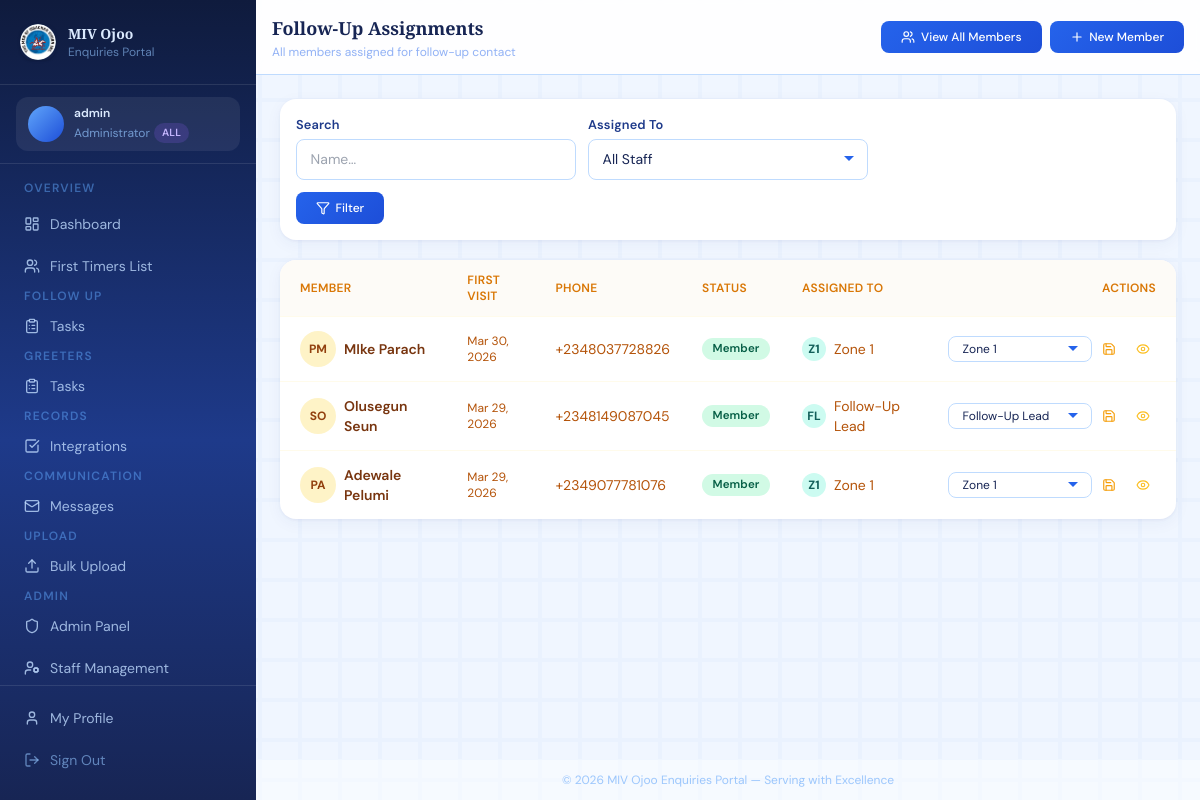
The page /follow-ups/ (signed in) on the database as committed earlier.
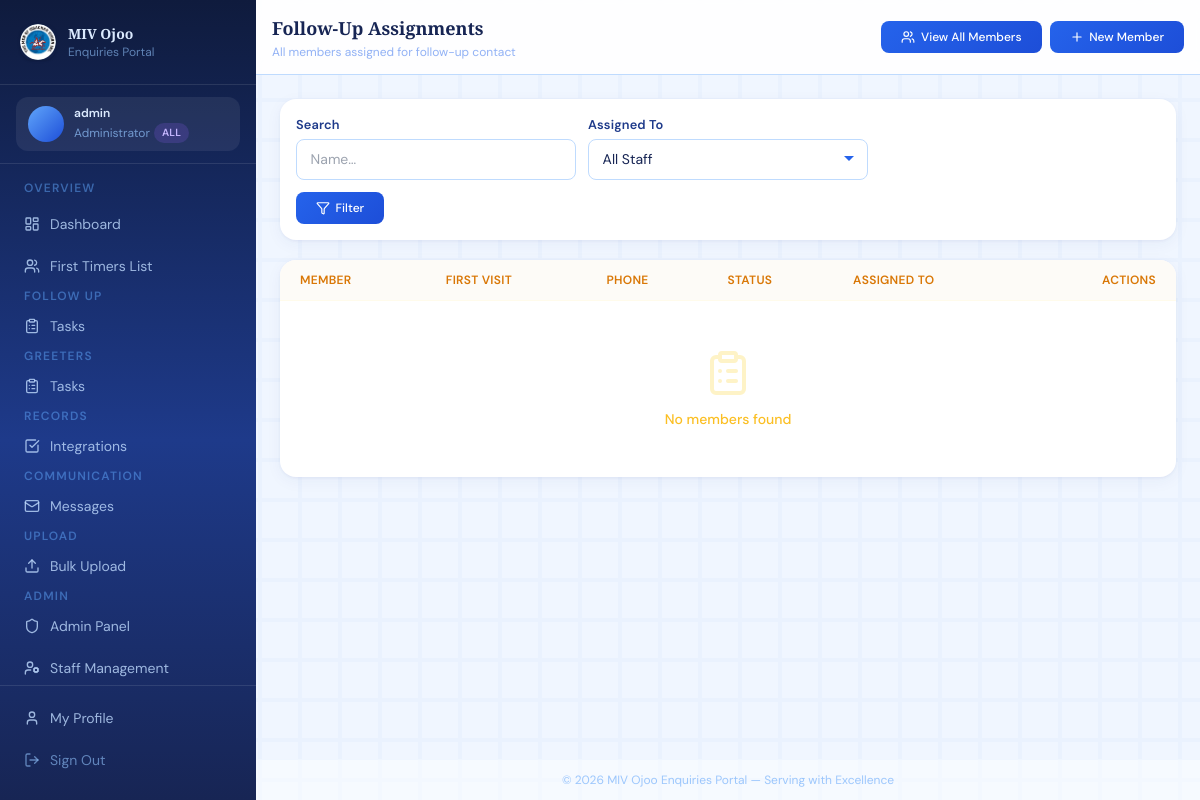
The same page on the database as committed later.
### enquiries/models.py (models this page shows, shortened)
class Member(models.Model):
    GENDER_CHOICES = [('M', 'Male'), ('F', 'Female')]
    STATUS_CHOICES = [
        ('new', 'New Visitor'),
        ('integrated', 'Member'),
        ('inactive', 'Inactive'),
    ]
    MARITAL_CHOICES = [
        ('single', 'Single'),
        ('married', 'Married'),
        ('divorced', 'Divorced'),
        ('widowed', 'Widowed'),
    ]
    AGE_BRACKET_CHOICES = [
        ('under_18', 'Under 18'),
        ('18_25', '18 – 25'),
        ('26_35', '26 – 35'),
        ('36_45', '36 – 45'),
        ('46_55', '46 – 55'),
        ('56_65', '56 – 65'),
        ('above_65', 'Above 65'),
    ]
    BORN_AGAIN_CHOICES = [
        ('yes', 'Yes'),
        ('no', 'No'),
        ('not_sure', 'Not Sure'),
    ]
    JOINING_CHOICES = [
        ('yes', 'Yes'),
        ('no', 'No'),
        ('considering', 'Still Considering'),
    ]
    VISIT_TIME_CHOICES = [
        ('weekday_morning', 'Weekday Morning'),
        ('weekday_afternoon', 'Weekday Afternoon'),
        ('weekday_evening', 'Weekday Evening'),
        ('saturday_morning', 'Saturday Morning'),
        ('saturday_afternoon', 'Saturday Afternoon'),
        ('sunday_after_service', 'Sunday After Service'),
    ]
    first_name = models.CharField(max_length=100)
    last_name = models.CharField(max_length=100)
    email = models.EmailField(unique=True, null=True, blank=True)
    phone = models.CharField(max_length=20, null=True, blank=True)
    whatsapp = models.CharField(max_length=20, null=True, blank=True)
    gender = models.CharField(max_length=1, choices=GENDER_CHOICES, null=True, blank=True)
    date_of_birth = models.DateField(null=True, blank=True)
    age_bracket = models.CharField(
        max_length=20, choices=AGE_BRACKET_CHOICES, null=True, blank=True
    )
    marital_status = models.CharField(
        max_length=20, choices=MARITAL_CHOICES, null=True, blank=True
    )
    address = models.TextField(null=True, blank=True)
    vocation_address = models.TextField(null=True, blank=True)
    occupation = models.CharField(max_length=100, null=True, blank=True)
    status = models.CharField(max_length=20, choices=STATUS_CHOICES, default='new')
    first_visit_date = models.DateField(default=timezone.now)
    how_did_you_hear = models.CharField(max_length=200, null=True, blank=True)
    previous_church = models.CharField(max_length=200, null=True, blank=True)
    invitee = models.CharField(
        max_length=200, null=True, blank=True,
        help_text="Name of the person who invited this visitor"
    )
    is_born_again = models.CharField(
        max_length=10, choices=BORN_AGAIN_CHOICES, null=True, blank=True
    )
    joining_church = models.CharField(
        max_length=20, choices=JOINING_CHOICES, null=True, blank=True
    )
    preferred_visit_time = models.CharField(
        max_length=30, choices=VISIT_TIME_CHOICES, null=True, blank=True
    )
    prayer_requests = models.TextField(null=True, blank=True)
    observation = models.TextField(
        null=True, blank=True,
        help_text="Staff observations about the visitor"
    )
    interests = models.ManyToManyField(
        'Ministry', blank=True, related_name='interested_members'
    )
    assigned_to = models.ForeignKey(
        User, on_delete=models.SET_NULL, null=True, blank=True,
        related_name='assigned_members',
        help_text="Staff member responsible for follow-up / visitation"
    )
    greeter_assigned_to = models.ForeignKey(
        User, on_delete=models.SET_NULL, null=True, blank=True,
        related_name='greeter_assigned_members',
        help_text="Greeter staff member assigned to welcome this visitor"
    )
    created_by = models.ForeignKey(
        User, on_delete=models.SET_NULL, null=True, blank=True,
        related_name='created_members'
    )
    created_at = models.DateTimeField(auto_now_add=True)
    updated_at = models.DateTimeField(auto_now=True)
    notes = models.TextField(null=True, blank=True)
    profile_photo = models.ImageField(upload_to='members/', null=True, blank=True)
    is_baptized = models.BooleanField(default=False)
    is_active = models.BooleanField(default=True)
    is_contacted = models.BooleanField(default=False)
    contacted_at = models.DateTimeField(null=True, blank=True)
    class Meta:
        ordering = ['-created_at']
    def get_full_name(self):
        return f"{self.last_name} {self.first_name}"
    @property
    def initials(self):
        return f"{self.first_name[0]}{self.last_name[0]}".upper()

### enquiries/views.py (the view)
# urls.py: path('follow-ups/', views.followup_list, name='followup_list'),
@login_required
def followup_list(request):
    if get_section(request.user) == 'greeters' and not can_see_all(request.user):
        messages.error(request, 'Follow-ups are managed by the Follow-Up section.')
        return redirect('dashboard')
    qs = Member.objects.filter(is_active=True).select_related('assigned_to')
    if not can_see_all(request.user) and not is_section_admin(request.user):
        qs = qs.filter(assigned_to=request.user)
    search          = request.GET.get('search', '')
    status_filter   = request.GET.get('status', '')
    assigned_filter = request.GET.get('assigned', '')
    if search:
        qs = qs.filter(Q(first_name__icontains=search) | Q(last_name__icontains=search))
    if status_filter:
        qs = qs.filter(status=status_filter)
    if assigned_filter:
        qs = qs.filter(assigned_to_id=assigned_filter)
    unassigned_count = Member.objects.filter(is_active=True, assigned_to__isnull=True).count()
    staff = User.objects.filter(is_active=True, profile__section__in=['followup', 'all'])
    paginator = Paginator(qs, 15)
    members   = paginator.get_page(request.GET.get('page'))
    context = {
        'members':          members,
        'search':           search,
        'status_filter':    status_filter,
        'assigned_filter':  assigned_filter,
        'staff':            staff,
        'unassigned_count': unassigned_count,
        'status_choices':   Member.STATUS_CHOICES,
        'is_section_admin': is_section_admin(request.user),
    }
    return render(request, 'enquiries/followup_list.html', context)

### enquiries/views.py (called while the page is built)
def get_profile(user):
    profile, _ = UserProfile.objects.get_or_create(user=user)
    return profile

def get_section(user):
    return get_profile(user).section

def can_see_all(user):
    if user.is_superuser:
        return True
    profile = get_profile(user)
    return profile.role == 'admin' and profile.section == 'all'

def is_section_admin(user):
    if user.is_superuser:
        return True
    return get_profile(user).role in ('admin', 'section_admin')

### templates/enquiries/followup_list.html (shortened to what the changed rows need)
{% extends "base.html" %}
{% block page_title %}Follow-Up Assignments{% endblock %}
{% block content %}
<div class="card overflow-hidden hidden md:block">
  <div class="overflow-x-auto">
    <table class="w-full text-sm" style="min-width:620px;">
      <thead>
        <tr class="border-b border-amber-50" style="background:#fdfbf7;">
          <th class="text-left px-5 py-3 text-xs font-semibold text-amber-600 uppercase tracking-wide">Member</th>
          <th class="text-left px-4 py-3 text-xs font-semibold text-amber-600 uppercase tracking-wide">First Visit</th>
          <th class="text-left px-4 py-3 text-xs font-semibold text-amber-600 uppercase tracking-wide">Phone</th>
          <th class="text-left px-4 py-3 text-xs font-semibold text-amber-600 uppercase tracking-wide">Status</th>
          <th class="text-left px-4 py-3 text-xs font-semibold text-amber-600 uppercase tracking-wide">Assigned To</th>
          <th class="text-right px-5 py-3 text-xs font-semibold text-amber-600 uppercase tracking-wide">Actions</th>
        </tr>
      </thead>
      <tbody class="divide-y divide-amber-50">
        {% for member in members %}
        <tr class="table-row {% if not member.assigned_to %}bg-amber-50/30{% endif %}">
          <td class="px-5 py-3.5">
            <a href="{% url 'member_detail' member.pk %}" class="flex items-center gap-2 group">
              <div class="avatar text-xs bg-amber-100 text-amber-800 font-bold">{{ member.initials }}</div>
              <span class="font-semibold text-amber-900 group-hover:text-amber-600">{{ member.get_full_name }}</span>
            </a>
          </td>
          <td class="px-4 py-3.5 text-amber-700 text-xs">
            {{ member.first_visit_date|date:"M d, Y"|default:"—" }}
          </td>
          <td class="px-4 py-3.5 text-amber-700">
            {{ member.phone|default:"—" }}
          </td>
          <td class="px-4 py-3.5">
            <span class="badge badge-{{ member.status }}">{{ member.get_status_display }}</span>
          </td>
          <td class="px-4 py-3.5">
            {% if member.assigned_to %}
            <div class="flex items-center gap-2">
              <div class="avatar text-xs bg-teal-100 text-teal-800 font-bold w-6 h-6 text-[10px]">
                {{ member.assigned_to.first_name|slice:":1"|upper }}{{ member.assigned_to.last_name|slice:":1"|upper }}
              </div>
              <span class="text-amber-700 text-sm">{{ member.assigned_to.get_full_name }}</span>
            </div>
            {% else %}
            <span class="text-amber-300 italic text-xs">Unassigned</span>
            {% endif %}
          </td>
          <td class="px-5 py-3.5 text-right">
            <div class="flex items-center justify-end gap-2">
              {% if is_section_admin %}
              <form method="post" action="{% url 'member_assign' member.pk %}" class="flex items-center gap-1">
                <select name="staff_id" class="input-field py-1 text-xs w-36">
                  {% for s in staff %}
                  <option value="{{ s.pk }}" {% if member.assigned_to == s %}selected{% endif %}>
                    {{ s.get_full_name|default:s.username }}
                  </option>
                  {% endfor %}
                </select>
                <button type="submit" class="p-1.5 rounded-lg hover:bg-amber-100 text-amber-500 hover:text-amber-800 transition-colors" title="Save">
                  <i data-lucide="save" class="w-3.5 h-3.5"></i>
                </button>
              </form>
              {% endif %}
              <a href="{% url 'member_detail' member.pk %}" class="p-1.5 rounded-lg hover:bg-amber-100 text-amber-400 hover:text-amber-800 transition-colors" title="View">
                <i data-lucide="eye" class="w-3.5 h-3.5"></i>
              </a>
            </div>
          </td>
        </tr>
        {% empty %}
        <tr>
          <td colspan="6" class="px-5 py-12 text-center">
            <i data-lucide="clipboard-list" class="w-12 h-12 text-amber-100 mx-auto mb-3"></i>
            <p class="text-amber-400 font-medium">No members found</p>
          </td>
        </tr>
        {% endfor %}
      </tbody>
    </table>
  </div>
</div>
{% endblock %}

Rows that differ between the two databases and show on the page:
no longer on this page (row edited): Member: initials "PM", get_full_name "MIke Parach", first_visit_date "Mar 30, 2026", phone "+2348037728826", status "Member", assigned_to.first_name "Z", assigned_to.last_name "1", assigned_to.get_full_name "Zone 1", staff_id "Zone 1"
no longer on this page (row edited): Member: initials "SO", get_full_name "Olusegun Seun", first_visit_date "Mar 29, 2026", phone "+2348149087045", status "Member", assigned_to.first_name "F", assigned_to.last_name "L", assigned_to.get_full_name "Follow-Up Lead", staff_id "Follow-Up Lead"
no longer on this page (row edited): Member: initials "PA", get_full_name "Adewale Pelumi", first_visit_date "Mar 29, 2026", phone "+2349077781076", status "Member", assigned_to.first_name "Z", assigned_to.last_name "1", assigned_to.get_full_name "Zone 1", staff_id "Zone 1"
Other text that changed with them:
text now shown: "No members found"
